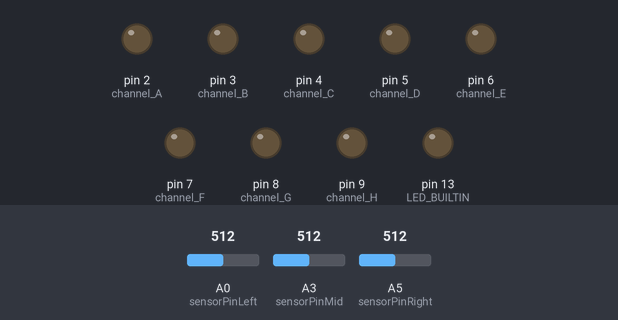
Recording of a sketch running on a simulated Arduino Uno, built with avr-gcc and run on an emulated ATmega328P. Shown: output pins drawn as LEDs (lit = HIGH). The inputs (shaded band) are chosen by the test bench; at power-on: A0 (sensorPinLeft) = 512, A3 (sensorPinMid) = 512, A5 (sensorPinRight) = 512.

Above: at 5.2 s.
5.3 s: A0 (sensorPinLeft) set to 475
6.8 s: A0 (sensorPinLeft) set to 454
At 7.2 s:
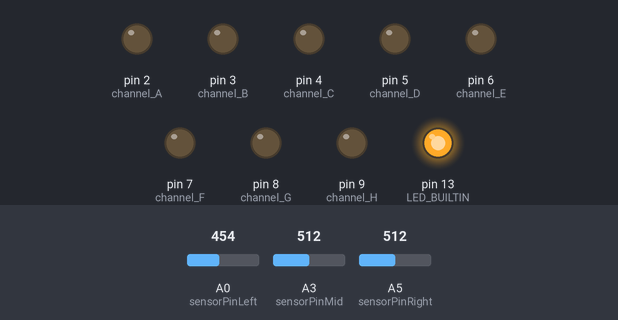
8.3 s: A3 (sensorPinMid) set to 446
9.8 s: A3 (sensorPinMid) set to 417
At 10.7 s:
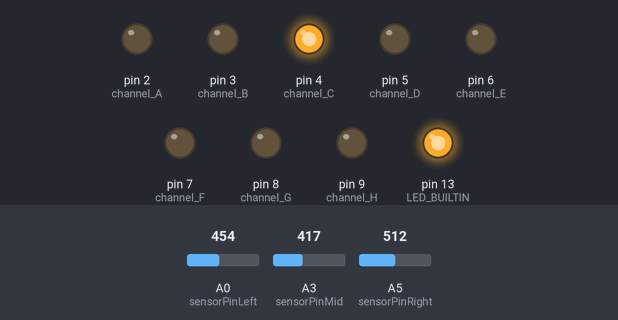
11.3 s: A5 (sensorPinRight) set to 394
12.8 s: A5 (sensorPinRight) set to 367
At 14.2 s:
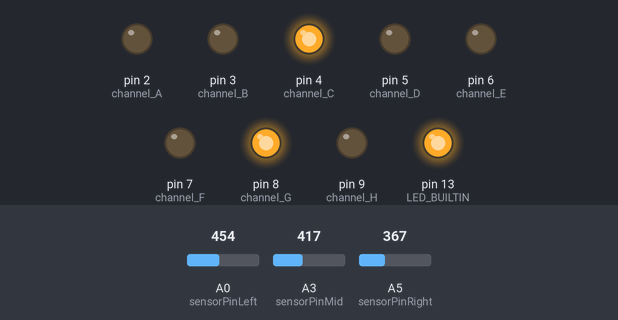
Timing chart, 0 to 15.3 s (numbered marks = the images above; inputs shaded):
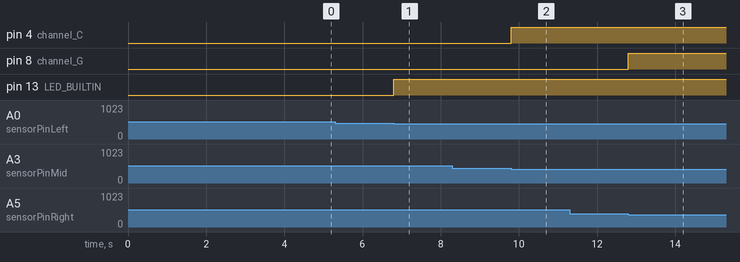

Measured:
- the behaviour switches between 461 and 460 on A0 (sensorPinLeft) (found by bisection; images 0 and 1)
- the behaviour switches between 436 and 435 on A3 (sensorPinMid) (found by bisection; images 1 and 2)
- the behaviour switches between 384 and 383 on A5 (sensorPinRight) (found by bisection; images 2 and 3)
- after the input at 5.3 s, every drawn part: stays the same
- after the input at 6.8 s, pin 13 (LED_BUILTIN): LOW → HIGH at once
- after the input at 8.3 s, every drawn part: stays the same
- after the input at 9.8 s, pin 4 (channel_C): LOW → HIGH at once
- after the input at 11.3 s, every drawn part: stays the same
- after the input at 12.8 s, pin 8 (channel_G): LOW → HIGH at once

The sketch:

hugbot-three-panel.ino
```cpp
int sensorPinLeft = A0;
int sensorPinMid = A3;    // select the input pin for the potentiometer
int sensorPinRight = A5;
int sensorValueLeft = 0;
int sensorValueRight = 0;
int sensorValueMid = 0;
//int sensorValue = 0;  // variable to store the value coming from the sensor
int deltValueLeft = 0;
int deltValueMid = 0;
int deltValueRight = 0;
int sensorVal0Left = 0;
int sensorVal0Right = 0;
int sensorVal0Mid = 0;

bool huggingLeft = false;
bool huggingRight = false;
bool huggingMid = false;

int hugPwrLeft = 0;
int hugPwrMid = 0;
int hugPwrRight = 0;

void setup() {
  // declare the ledPin as an OUTPUT:
  pinMode(LED_BUILTIN, OUTPUT);
  //Serial.begin(9600);
  pinMode(sensorPinLeft, INPUT_PULLUP);
  pinMode(sensorPinMid, INPUT_PULLUP);
  pinMode(sensorPinRight, INPUT_PULLUP);

  pinMode(2, OUTPUT);  // channel A
  pinMode(3, OUTPUT);  // channel B
  pinMode(4, OUTPUT);  // channel C
  pinMode(5, OUTPUT);  // channel D
  pinMode(6, OUTPUT);  // channel E
  pinMode(7, OUTPUT);  // channel F
  pinMode(8, OUTPUT);  // channel G
  pinMode(9, OUTPUT);  // channel H

  delay(1000);
  sensorVal0Left = analogRead(sensorPinLeft)/2 + analogRead(sensorPinLeft)/2; // baseline
  delay(1000);
  sensorVal0Right = analogRead(sensorPinRight)/2 + analogRead(sensorPinRight)/2; // baseline
  delay(1000);
  sensorVal0Mid = analogRead(sensorPinMid)/2 + analogRead(sensorPinMid)/2; // baseline
  delay(1000);
}

void loop() {
  // read the value from the sensor:
  int x;
  sensorValueLeft = analogRead(sensorPinLeft);

  deltValueLeft = sensorVal0Left - sensorValueLeft; // goes down when touched

  if(deltValueLeft > 0.45*sensorVal0Left)
  {
    huggingLeft = true;
    hugPwrLeft = 8;
  }
  else if(deltValueLeft > 0.4*sensorVal0Left)
  {
    huggingLeft = true;
    hugPwrLeft = 7;
  }
  else if(deltValueLeft > 0.35*sensorVal0Left)
  {
    huggingLeft = true;
    hugPwrLeft = 6;
  }
  else if(deltValueLeft > 0.3*sensorVal0Left)
  {
    huggingLeft = true;
    hugPwrLeft = 5;
  }
  else if(deltValueLeft > 0.25*sensorVal0Left)
  {
    huggingLeft = true;
    hugPwrLeft = 4;
  }
  else if(deltValueLeft > 0.2*sensorVal0Left)
  {
    huggingLeft = true;
    hugPwrLeft = 3;
  }
  else if(deltValueLeft > 0.15*sensorVal0Left)
  {
    huggingLeft = true;
    hugPwrLeft = 2;
  }
  else if(deltValueLeft > 0.1*sensorVal0Left)
  {
    huggingLeft = true;
    hugPwrLeft = 1;
  }
  else
  {
    huggingLeft = false;
    hugPwrLeft = 0;
  }

  sensorValueRight = analogRead(sensorPinRight);

  deltValueRight = sensorVal0Right - sensorValueRight; // goes down when touched

  if(deltValueRight > 0.45*sensorVal0Right)
  {
    huggingRight = true;
    hugPwrRight = 8;
  }
  else if(deltValueRight > 0.4*sensorVal0Right)
  {
    huggingRight = true;
    hugPwrRight = 7;
  }
  else if(deltValueRight > 0.35*sensorVal0Right)
  {
    huggingRight = true;
    hugPwrRight = 6;
  }
  else if(deltValueRight > 0.3*sensorVal0Right)
  {
    huggingRight = true;
    hugPwrRight = 5;
  }
  else if(deltValueRight > 0.25*sensorVal0Right)
  {
    huggingRight = true;
    hugPwrRight = 4;
  }
  else if(deltValueRight > 0.2*sensorVal0Right)
  {
    huggingRight = true;
    hugPwrRight = 3;
  }
  else if(deltValueRight > 0.15*sensorVal0Right)
  {
    huggingRight = true;
    hugPwrRight = 2;
  }
  else if(deltValueRight > 0.1*sensorVal0Right)
  {
    huggingRight = true;
    hugPwrRight = 1;
  }
  else
  {
    huggingRight = false;
    hugPwrRight = 0;
  }

  sensorValueMid = analogRead(sensorPinMid);

  deltValueMid = sensorVal0Mid - sensorValueMid; // goes down when touched

  if(deltValueMid > 0.45*sensorVal0Mid)
  {
    huggingMid = true;
    hugPwrMid = 8;
  }
  else if(deltValueMid > 0.4*sensorVal0Mid)
  {
    huggingMid = true;
    hugPwrMid = 7;
  }
  else if(deltValueMid > 0.35*sensorVal0Mid)
  {
    huggingMid = true;
    hugPwrMid = 6;
  }
  else if(deltValueMid > 0.3*sensorVal0Mid)
  {
    huggingMid = true;
    hugPwrMid = 5;
  }
  else if(deltValueMid > 0.25*sensorVal0Mid)
  {
    huggingMid = true;
    hugPwrMid = 4;
  }
  else if(deltValueMid > 0.2*sensorVal0Mid)
  {
    huggingMid = true;
    hugPwrMid = 3;
  }
  else if(deltValueMid > 0.15*sensorVal0Mid)
  {
    huggingMid = true;
    hugPwrMid = 2;
  }
  else if(deltValueMid > 0.1*sensorVal0Mid)
  {
    huggingMid = true;
    hugPwrMid = 1;
  }
  else
  {
    huggingMid = false;
    hugPwrMid = 0;
  }

  //if(deltValue > 0.25*sensorValue)
  //{
  //  hugging = false;
  //}

  //if(sensorValue > 1000)
  //  hugging = false;

  if(huggingLeft || huggingRight || huggingMid)
    digitalWrite(LED_BUILTIN, HIGH);
  else
    digitalWrite(LED_BUILTIN, LOW);

  //for (x=2; x<=2+hugPwr; x++)
  //{
  //  digitalWrite(x, HIGH);   // turn the EL channel on
  //}
  //for(x=2+hugPwr; x<=2+9; x++)
  //{
  //  digitalWrite(x, LOW);
  //}

  if(hugPwrLeft >= 4)
    digitalWrite(2, HIGH);
  else
    digitalWrite(2, LOW);

  if(hugPwrLeft >= 7)
    digitalWrite(3, HIGH);
  else
    digitalWrite(3, LOW);

  //

  if(hugPwrMid >= 2)
    digitalWrite(4, HIGH);
  else
    digitalWrite(4, LOW);

  if(hugPwrMid >= 4)
    digitalWrite(5, HIGH);
  else
    digitalWrite(5, LOW);

  if(hugPwrMid >= 6)
    digitalWrite(6, HIGH);
  else
    digitalWrite(6, LOW);

  if(hugPwrMid >= 8)
    digitalWrite(7, HIGH);
  else
    digitalWrite(7, LOW);

  //

  if(hugPwrRight >= 4)
    digitalWrite(8, HIGH);
  else
    digitalWrite(8, LOW);

  if(hugPwrRight >= 7)
    digitalWrite(9, HIGH);
  else
    digitalWrite(9, LOW);


  /*digitalWrite(ledPin, HIGH);
  // stop the program for <sensorValue> milliseconds:
  delay(sensorValue);
  // turn the ledPin off:
  digitalWrite(ledPin, LOW);
  // stop the program for for <sensorValue> milliseconds:
  delay(sensorValue);*/
  //Serial.print(sensorVal0); Serial.print(" "); Serial.println(sensorValue);
  //Serial.println(hugPwr);

  //delay(500);
}
```
